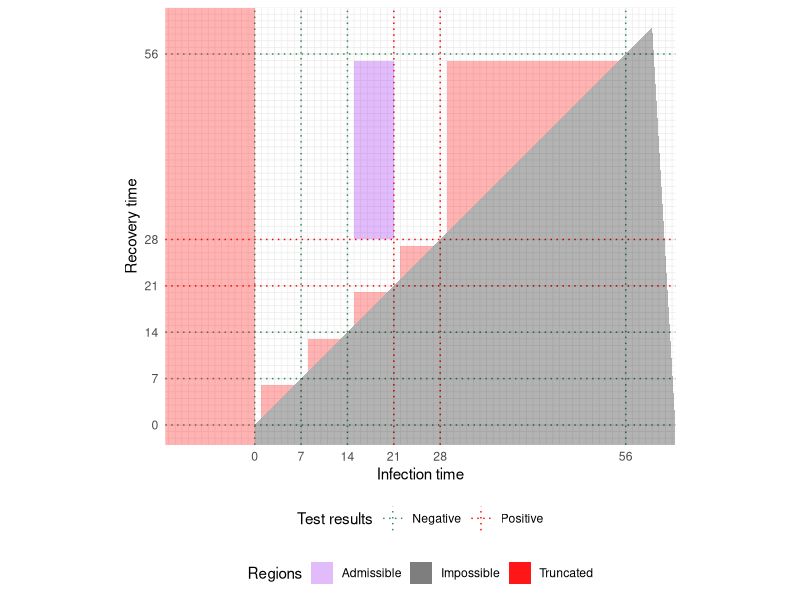

R code for this plot:
library(ggplot2)

neg_test_dates = c(0, 7, 14, 56)
pos_test_dates = c(28, 21)
all_test_dates = sort(c(neg_test_dates, pos_test_dates))

test_lines = function(values, result) {
    if (result) {
        label = "Positive"
        colour = "Red"
    } else {
        label = "Negative"
        colour = "Green"
    }
    list(
        geom_vline(aes(colour = label, xintercept = !!values), linetype = "dotted"),
        geom_hline(aes(colour = label, yintercept = !!values), linetype = "dotted")
    )
}

shade_alpha = 0.3
plot = ggplot() +
    test_lines(pos_test_dates, TRUE) +
    test_lines(neg_test_dates, FALSE) +
    theme_minimal() +
    scale_x_continuous(breaks = all_test_dates, minor_breaks = -100:100, limits = c(-10, 60)) +
    scale_y_continuous(breaks = all_test_dates, minor_breaks = -100:100, limits = c(0, 60)) +
    labs(
        x = "Infection time",
        y = "Recovery time",
        colour = "Test results",
        fill = "Regions"
    ) +
    scale_fill_manual(
        values = c(
            "Admissible" = "purple",
            "Truncated" = "Red",
            "Impossible" = "black"
        )
    ) +
    scale_colour_manual(
        values = c(
            "Positive" = "red",
            "Negative" = "seagreen"
        )
    ) +
    geom_rect(
        aes(fill = "Truncated"),
        xmin = -Inf,
        xmax = 0,
        ymin = -Inf,
        ymax = Inf,
        alpha = shade_alpha
    ) +
    purrr::map2(
        all_test_dates + 1, dplyr::lead(all_test_dates) - 1,
        ~geom_polygon(
            aes(x = c(.x, .x, .y), y = c(.x, .y, .y), fill = "Truncated"),
            alpha = shade_alpha,
        )
    ) +
    geom_polygon(
        aes(
            fill = "Impossible",
            x = c(0, 60, Inf),
            y = c(0, 60, 0)
        ),
        alpha = shade_alpha
    ) +
    geom_rect(
        aes(fill = "Impossible"),
        xmin = 0,
        xmax = Inf,
        ymin = -Inf,
        ymax = 0,
        alpha = shade_alpha
    ) +
    geom_rect(
        aes(fill = "Admissible"),
        xmin = 15,
        xmax = 21,
        ymin = 28,
        ymax = 55,
        alpha = shade_alpha
    ) +
    coord_fixed() +
    guides(
        fill = guide_legend(
            override.aes = list(alpha = shade_alpha),
        )
    ) +
    theme(
        legend.position = "bottom",
        legend.box = "vertical"
    )
ggsave("cis-perfect-testing/regions_diag.png", width = 6, height = 5.5)
